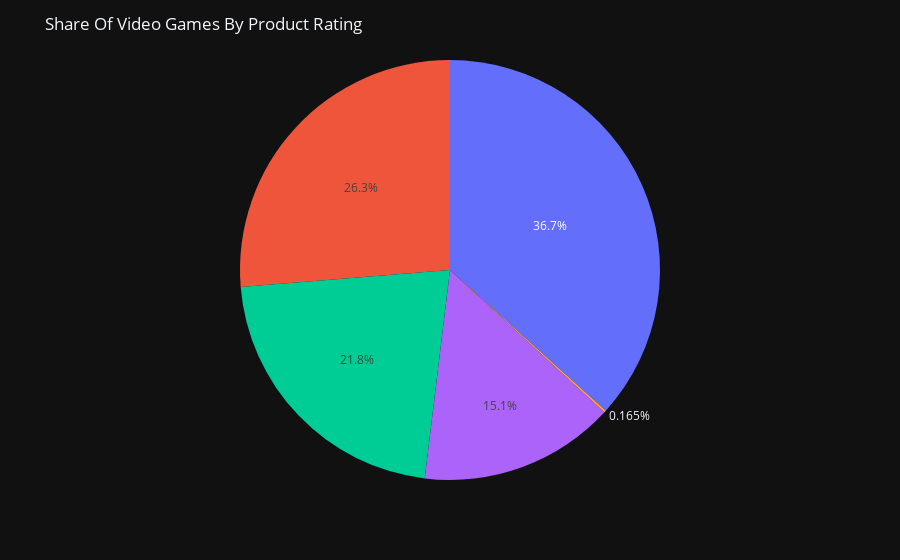

Notebook code for this chart:
### Code cell
ratings=df['Product Rating'].value_counts()

fig=px.pie(labels=ratings.index,values=ratings.values,hover_name=ratings.index)
fig.update_layout(template='plotly_dark')
fig.update_layout(title=dict(text='Share Of Video Games By Product Rating'))

### Figure 1 — Plotly figure (JSON) as saved in the notebook; plotly's stock layout.template omitted (floating-point values rounded to 4 significant figures)
{"data": [{"domain": {"x": [0, 1], "y": [0, 1]}, "hovertemplate": "<b>%{hovertext}</b><br><br>value=%{value}<extra></extra>", "hovertext": ["Rated T For Teen", "Rated E For Everyone", "Rated M For Mature", "Rated E +10 For Everyone +10", "Rated RP For Rate Pending"], "legendgroup": "", "name": "", "showlegend": false, "type": "pie", "values": [3333, 2389, 1979, 1369, 15]}], "layout": {"legend": {"tracegroupgap": 0}, "margin": {"t": 60}, "title": {"text": "Share Of Video Games By Product Rating"}}}
